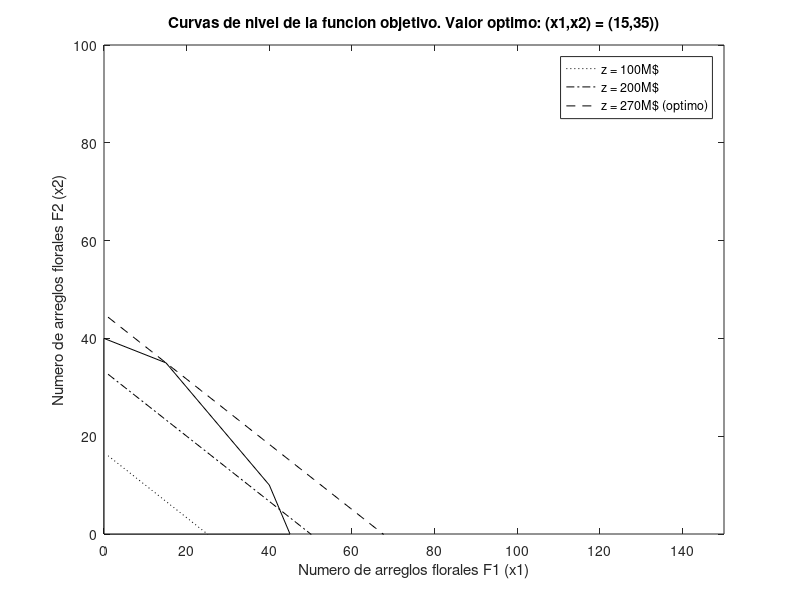

Recreate this plot in MATLAB.

clear % eliminamos todas las variables creadas previamente en Octave/Matlab

function x2 = floresA(x1)

    x2 = 90-2*x1;
    
end

function x2 = floresB(x1)

    x2 = 50-x1;
    
end

function x2 = floresC(x1)

    x2 = 40-(1/3)*x1;
    
end

x1 = linspace(1,150); %Rango de valores de input de las funciones

plot(x1,floresA(x1),'b') %color azul para disponibilidad de flores A
hold on
plot(x1,floresB(x1),'k') %color negro para disponibilidad de flores B
hold on
plot(x1,floresC(x1),'g') %color verde para disponibilidad de flores C
title ('Restricciones asociadas a la disponibilidad de flores')
xlabel ('Numero de arreglos florales F1 (x1)')
ylabel ('Numero de arreglos florales F2 (x2)')
ylim([0 100])
xlim([0 150])
legend('Flores A','Flores B', 'Flores C')
hold off

v1 =  [0,0]

v2 = (inv([1 3;1 0])*[120;0])' % O simplemente: v2 = [0,floresC(x1 = 0)]

v3 = (inv([1 1;1 3])*[50;120])' % Interseccion restricciones flores B y C

v4 = (inv([2 1;1 1])*[90;50])' % Interseccion restricciones flores A y B

v5 = (inv([2 1;0 1])*[90;0])'

v = [v1;v2;v3;v4;v5]

v(:,1)

v(:,2)

x1 = linspace(1,150); %Rango de valores de input para las funciones

plot(x1,floresA(x1),'b') %color azul para disponibilidad de flores A
hold on
plot(x1,floresB(x1),'k') %color negro para disponibilidad de flores B
hold on
plot(x1,floresC(x1),'g') %color verde para disponibilidad de flores C
fill(v(:,1),v(:,2),'r')
title ({'Region factible definida por las restricciones de' 'disponibilidad de flores y no negatividad de variables de decision'})
xlabel ('Numero de arreglos florales F1 (x1)')
ylabel ('Numero de arreglos florales F2 (x2)')
ylim([0 100])
xlim([0 150])
legend('Flores A','Flores B', 'Flores C','Region Factible')
hold off

function x2 = curvadenivel(z,x1)

    x2 = z/6000-2/3*x1;
    
end

x1 = linspace(1,150); %Rango de valores de input para las funciones


fill(v(:,1),v(:,2),'w','EdgeColor','k')
hold on
c1 = plot(x1,curvadenivel(100000,x1),':k');
hold on
c2 = plot(x1,curvadenivel(200000,x1),'-.k');
hold on
c3 = plot(x1,curvadenivel(270000,x1),'--k'); %Curva de nivel en el valor óptimo (Vértice: x1 = 15, x2 = 35)
hold on
title ('Curvas de nivel de la funcion objetivo. Valor optimo: (x1,x2) = (15,35))')
xlabel ('Numero de arreglos florales F1 (x1)')
ylabel ('Numero de arreglos florales F2 (x2)')
ylim([0 100]);
xlim([0 150]);
legend([c1 c2 c3],'z = 100M$','z = 200M$', 'z = 270M$ (optimo)')
hold off

vopt = v3

FOopt = 4000*vopt(1)+6000*vopt(2)
